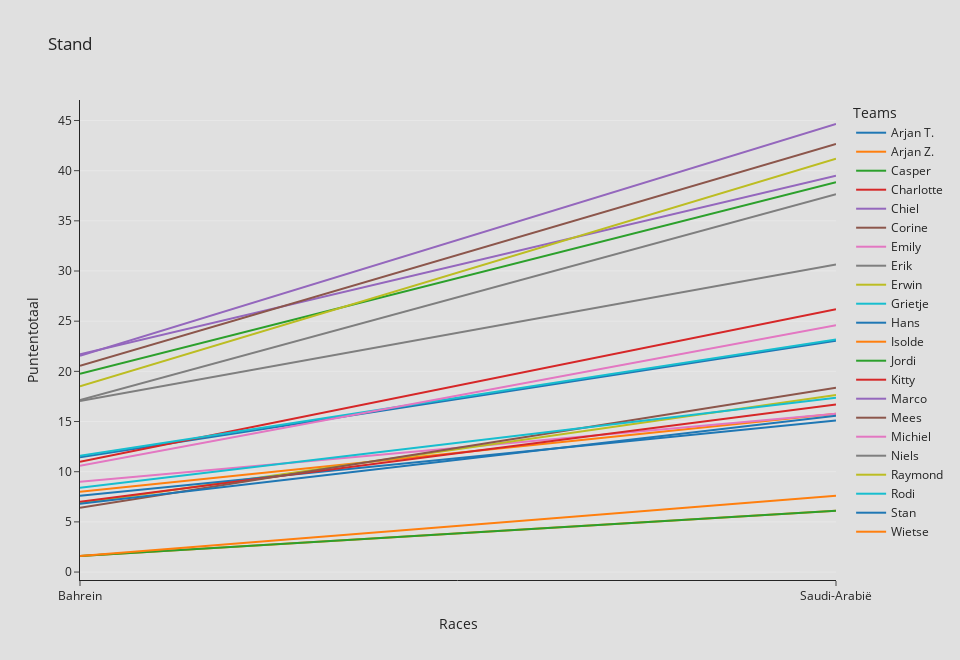

Notebook cell for this chart:
### Code cell
discrete_colors = px.colors.sample_colorscale('Bluered', np.arange(0.5, 21.5) / 22)

fig = px.line(
    df_score_cumsum, template='simple_white',
    title="Stand",
    labels={ "team" : "Teams" },
    width=fig_width, height=660)#, color_discrete_map=discrete_colors)

fig.update_layout(xaxis_title="Races") 
fig.update_layout(yaxis_title="Puntentotaal")
set_bg_color(fig)

for idx, name in enumerate(fig.data):
    fig.data[idx].hovertemplate = fig.data[idx].name + "<br>Race = %{x}<br>Punten = %{y}<extra></extra>"

if fig_write:
    fig.write_html("totale_punten_lijn.html", full_html=False, include_plotlyjs='cdn')
fig.show()

### Figure 1 — Plotly figure (JSON) as saved in the notebook; plotly's stock layout.template omitted (floating-point values rounded to 4 significant figures)
{"data": [{"hovertemplate": "Arjan T.<br>Race = %{x}<br>Punten = %{y}<extra></extra>", "legendgroup": "Arjan T.", "line": {"color": "#1F77B4", "dash": "solid"}, "marker": {"symbol": "circle"}, "mode": "lines", "name": "Arjan T.", "orientation": "v", "showlegend": true, "type": "scatter", "x": ["Bahrein", "Saudi-Arabië"], "xaxis": "x", "y": [11.45, 23.05], "yaxis": "y"}, {"hovertemplate": "Arjan Z.<br>Race = %{x}<br>Punten = %{y}<extra></extra>", "legendgroup": "Arjan Z.", "line": {"color": "#FF7F0E", "dash": "solid"}, "marker": {"symbol": "circle"}, "mode": "lines", "name": "Arjan Z.", "orientation": "v", "showlegend": true, "type": "scatter", "x": ["Bahrein", "Saudi-Arabië"], "xaxis": "x", "y": [8, 15.78], "yaxis": "y"}, {"hovertemplate": "Casper<br>Race = %{x}<br>Punten = %{y}<extra></extra>", "legendgroup": "Casper", "line": {"color": "#2CA02C", "dash": "solid"}, "marker": {"symbol": "circle"}, "mode": "lines", "name": "Casper", "orientation": "v", "showlegend": true, "type": "scatter", "x": ["Bahrein", "Saudi-Arabië"], "xaxis": "x", "y": [19.75, 38.85], "yaxis": "y"}, {"hovertemplate": "Charlotte<br>Race = %{x}<br>Punten = %{y}<extra></extra>", "legendgroup": "Charlotte", "line": {"color": "#D62728", "dash": "solid"}, "marker": {"symbol": "circle"}, "mode": "lines", "name": "Charlotte", "orientation": "v", "showlegend": true, "type": "scatter", "x": ["Bahrein", "Saudi-Arabië"], "xaxis": "x", "y": [11, 26.2], "yaxis": "y"}, {"hovertemplate": "Chiel<br>Race = %{x}<br>Punten = %{y}<extra></extra>", "legendgroup": "Chiel", "line": {"color": "#9467BD", "dash": "solid"}, "marker": {"symbol": "circle"}, "mode": "lines", "name": "Chiel", "orientation": "v", "showlegend": true, "type": "scatter", "x": ["Bahrein", "Saudi-Arabië"], "xaxis": "x", "y": [21.7, 39.5], "yaxis": "y"}, {"hovertemplate": "Corine<br>Race = %{x}<br>Punten = %{y}<extra></extra>", "legendgroup": "Corine", "line": {"color": "#8C564B", "dash": "solid"}, "marker": {"symbol": "circle"}, "mode": "lines", "name": "Corine", "orientation": "v", "showlegend": true, "type": "scatter", "x": ["Bahrein", "Saudi-Arabië"], "xaxis": "x", "y": [20.55, 42.65], "yaxis": "y"}, {"hovertemplate": "Emily<br>Race = %{x}<br>Punten = %{y}<extra></extra>", "legendgroup": "Emily", "line": {"color": "#E377C2", "dash": "solid"}, "marker": {"symbol": "circle"}, "mode": "lines", "name": "Emily", "orientation": "v", "showlegend": true, "type": "scatter", "x": ["Bahrein", "Saudi-Arabië"], "xaxis": "x", "y": [9, 15.78], "yaxis": "y"}, {"hovertemplate": "Erik<br>Race = %{x}<br>Punten = %{y}<extra></extra>", "legendgroup": "Erik", "line": {"color": "#7F7F7F", "dash": "solid"}, "marker": {"symbol": "circle"}, "mode": "lines", "name": "Erik", "orientation": "v", "showlegend": true, "type": "scatter", "x": ["Bahrein", "Saudi-Arabië"], "xaxis": "x", "y": [17.05, 30.65], "yaxis": "y"}, {"hovertemplate": "Erwin<br>Race = %{x}<br>Punten = %{y}<extra></extra>", "legendgroup": "Erwin", "line": {"color": "#BCBD22", "dash": "solid"}, "marker": {"symbol": "circle"}, "mode": "lines", "name": "Erwin", "orientation": "v", "showlegend": true, "type": "scatter", "x": ["Bahrein", "Saudi-Arabië"], "xaxis": "x", "y": [6.85, 17.65], "yaxis": "y"}, {"hovertemplate": "Grietje<br>Race = %{x}<br>Punten = %{y}<extra></extra>", "legendgroup": "Grietje", "line": {"color": "#17BECF", "dash": "solid"}, "marker": {"symbol": "circle"}, "mode": "lines", "name": "Grietje", "orientation": "v", "showlegend": true, "type": "scatter", "x": ["Bahrein", "Saudi-Arabië"], "xaxis": "x", "y": [11.6, 23.18], "yaxis": "y"}, {"hovertemplate": "Hans<br>Race = %{x}<br>Punten = %{y}<extra></extra>", "legendgroup": "Hans", "line": {"color": "#1F77B4", "dash": "solid"}, "marker": {"symbol": "circle"}, "mode": "lines", "name": "Hans", "orientation": "v", "showlegend": true, "type": "scatter", "x": ["Bahrein", "Saudi-Arabië"], "xaxis": "x", "y": [7.6, 15.1], "yaxis": "y"}, {"hovertemplate": "Isolde<br>Race = %{x}<br>Punten = %{y}<extra></extra>", "legendgroup": "Isolde", "line": {"color": "#FF7F0E", "dash": "solid"}, "marker": {"symbol": "circle"}, "mode": "lines", "name": "Isolde", "orientation": "v", "showlegend": true, "type": "scatter", "x": ["Bahrein", "Saudi-Arabië"], "xaxis": "x", "y": [1.6, 6.1], "yaxis": "y"}, {"hovertemplate": "Jordi<br>Race = %{x}<br>Punten = %{y}<extra></extra>", "legendgroup": "Jordi", "line": {"color": "#2CA02C", "dash": "solid"}, "marker": {"symbol": "circle"}, "mode": "lines", "name": "Jordi", "orientation": "v", "showlegend": true, "type": "scatter", "x": ["Bahrein", "Saudi-Arabië"], "xaxis": "x", "y": [1.6, 6.1], "yaxis": "y"}, {"hovertemplate": "Kitty<br>Race = %{x}<br>Punten = %{y}<extra></extra>", "legendgroup": "Kitty", "line": {"color": "#D62728", "dash": "solid"}, "marker": {"symbol": "circle"}, "mode": "lines", "name": "Kitty", "orientation": "v", "showlegend": true, "type": "scatter", "x": ["Bahrein", "Saudi-Arabië"], "xaxis": "x", "y": [7, 16.7], "yaxis": "y"}, {"hovertemplate": "Marco<br>Race = %{x}<br>Punten = %{y}<extra></extra>", "legendgroup": "Marco", "line": {"color": "#9467BD", "dash": "solid"}, "marker": {"symbol": "circle"}, "mode": "lines", "name": "Marco", "orientation": "v", "showlegend": true, "type": "scatter", "x": ["Bahrein", "Saudi-Arabië"], "xaxis": "x", "y": [21.55, 44.65], "yaxis": "y"}, {"hovertemplate": "Mees<br>Race = %{x}<br>Punten = %{y}<extra></extra>", "legendgroup": "Mees", "line": {"color": "#8C564B", "dash": "solid"}, "marker": {"symbol": "circle"}, "mode": "lines", "name": "Mees", "orientation": "v", "showlegend": true, "type": "scatter", "x": ["Bahrein", "Saudi-Arabië"], "xaxis": "x", "y": [6.4, 18.38], "yaxis": "y"}, {"hovertemplate": "Michiel<br>Race = %{x}<br>Punten = %{y}<extra></extra>", "legendgroup": "Michiel", "line": {"color": "#E377C2", "dash": "solid"}, "marker": {"symbol": "circle"}, "mode": "lines", "name": "Michiel", "orientation": "v", "showlegend": true, "type": "scatter", "x": ["Bahrein", "Saudi-Arabië"], "xaxis": "x", "y": [10.6, 24.6], "yaxis": "y"}, {"hovertemplate": "Niels<br>Race = %{x}<br>Punten = %{y}<extra></extra>", "legendgroup": "Niels", "line": {"color": "#7F7F7F", "dash": "solid"}, "marker": {"symbol": "circle"}, "mode": "lines", "name": "Niels", "orientation": "v", "showlegend": true, "type": "scatter", "x": ["Bahrein", "Saudi-Arabië"], "xaxis": "x", "y": [17.15, 37.65], "yaxis": "y"}, {"hovertemplate": "Raymond<br>Race = %{x}<br>Punten = %{y}<extra></extra>", "legendgroup": "Raymond", "line": {"color": "#BCBD22", "dash": "solid"}, "marker": {"symbol": "circle"}, "mode": "lines", "name": "Raymond", "orientation": "v", "showlegend": true, "type": "scatter", "x": ["Bahrein", "Saudi-Arabië"], "xaxis": "x", "y": [18.5, 41.2], "yaxis": "y"}, {"hovertemplate": "Rodi<br>Race = %{x}<br>Punten = %{y}<extra></extra>", "legendgroup": "Rodi", "line": {"color": "#17BECF", "dash": "solid"}, "marker": {"symbol": "circle"}, "mode": "lines", "name": "Rodi", "orientation": "v", "showlegend": true, "type": "scatter", "x": ["Bahrein", "Saudi-Arabië"], "xaxis": "x", "y": [8.4, 17.38], "yaxis": "y"}, {"hovertemplate": "Stan<br>Race = %{x}<br>Punten = %{y}<extra></extra>", "legendgroup": "Stan", "line": {"color": "#1F77B4", "dash": "solid"}, "marker": {"symbol": "circle"}, "mode": "lines", "name": "Stan", "orientation": "v", "showlegend": true, "type": "scatter", "x": ["Bahrein", "Saudi-Arabië"], "xaxis": "x", "y": [6.8, 15.57], "yaxis": "y"}, {"hovertemplate": "Wietse<br>Race = %{x}<br>Punten = %{y}<extra></extra>", "legendgroup": "Wietse", "line": {"color": "#FF7F0E", "dash": "solid"}, "marker": {"symbol": "circle"}, "mode": "lines", "name": "Wietse", "orientation": "v", "showlegend": true, "type": "scatter", "x": ["Bahrein", "Saudi-Arabië"], "xaxis": "x", "y": [1.6, 7.6], "yaxis": "y"}], "layout": {"height": 660, "legend": {"title": {"text": "Teams"}, "tracegroupgap": 0}, "paper_bgcolor": "rgba(224, 224, 224, 1)", "plot_bgcolor": "rgba(224, 224, 224, 1)", "title": {"text": "Stand"}, "width": 960, "xaxis": {"anchor": "y", "domain": [0, 1], "title": {"text": "Races"}}, "yaxis": {"anchor": "x", "domain": [0, 1], "showgrid": true, "title": {"text": "Puntentotaal"}}}}
